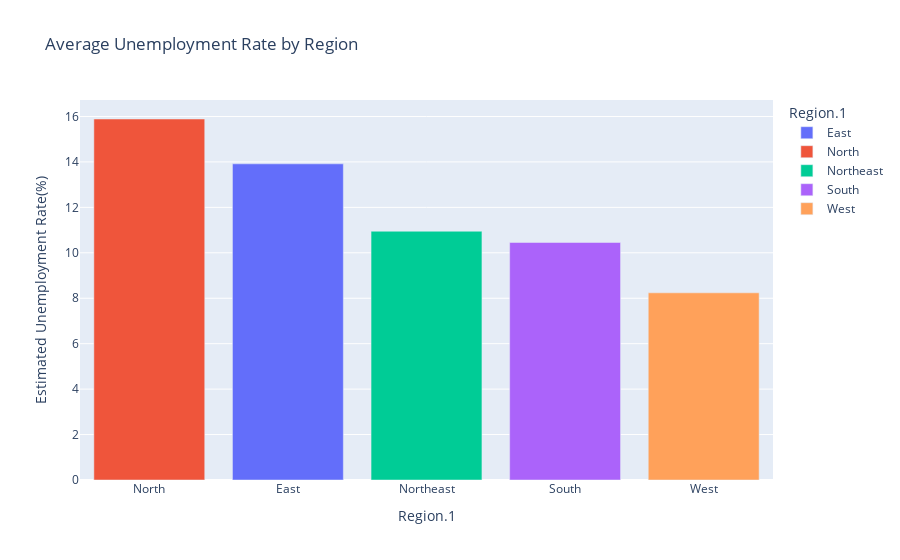

This figure's notebook cell:
### Code cell
import plotly.express as px
region = df.groupby(["Region.1"])[["Estimated Unemployment Rate(%)","Estimated Employed","Estimated Labour Participation Rate(%)"]].mean()
region = pd.DataFrame(region).reset_index()

fig = px.bar(region, x="Region.1", y="Estimated Unemployment Rate(%)", color="Region.1", title="Average Unemployment Rate by Region")
fig.update_layout(xaxis={'categoryorder':'total descending'})
fig.show()

### Figure 1 — Plotly figure (JSON) as saved in the notebook; plotly's stock layout.template omitted (floating-point values rounded to 4 significant figures)
{"data": [{"alignmentgroup": "True", "hovertemplate": "Region.1=%{x}<br>Estimated Unemployment Rate(%)=%{y}<extra></extra>", "legendgroup": "East", "marker": {"color": "#636efa", "pattern": {"shape": ""}}, "name": "East", "offsetgroup": "East", "orientation": "v", "showlegend": true, "textposition": "auto", "type": "bar", "x": ["East"], "xaxis": "x", "y": [13.92], "yaxis": "y"}, {"alignmentgroup": "True", "hovertemplate": "Region.1=%{x}<br>Estimated Unemployment Rate(%)=%{y}<extra></extra>", "legendgroup": "North", "marker": {"color": "#EF553B", "pattern": {"shape": ""}}, "name": "North", "offsetgroup": "North", "orientation": "v", "showlegend": true, "textposition": "auto", "type": "bar", "x": ["North"], "xaxis": "x", "y": [15.89], "yaxis": "y"}, {"alignmentgroup": "True", "hovertemplate": "Region.1=%{x}<br>Estimated Unemployment Rate(%)=%{y}<extra></extra>", "legendgroup": "Northeast", "marker": {"color": "#00cc96", "pattern": {"shape": ""}}, "name": "Northeast", "offsetgroup": "Northeast", "orientation": "v", "showlegend": true, "textposition": "auto", "type": "bar", "x": ["Northeast"], "xaxis": "x", "y": [10.95], "yaxis": "y"}, {"alignmentgroup": "True", "hovertemplate": "Region.1=%{x}<br>Estimated Unemployment Rate(%)=%{y}<extra></extra>", "legendgroup": "South", "marker": {"color": "#ab63fa", "pattern": {"shape": ""}}, "name": "South", "offsetgroup": "South", "orientation": "v", "showlegend": true, "textposition": "auto", "type": "bar", "x": ["South"], "xaxis": "x", "y": [10.45], "yaxis": "y"}, {"alignmentgroup": "True", "hovertemplate": "Region.1=%{x}<br>Estimated Unemployment Rate(%)=%{y}<extra></extra>", "legendgroup": "West", "marker": {"color": "#FFA15A", "pattern": {"shape": ""}}, "name": "West", "offsetgroup": "West", "orientation": "v", "showlegend": true, "textposition": "auto", "type": "bar", "x": ["West"], "xaxis": "x", "y": [8.239], "yaxis": "y"}], "layout": {"barmode": "relative", "legend": {"title": {"text": "Region.1"}, "tracegroupgap": 0}, "title": {"text": "Average Unemployment Rate by Region"}, "xaxis": {"anchor": "y", "categoryarray": ["East", "North", "Northeast", "South", "West"], "categoryorder": "total descending", "domain": [0, 1], "title": {"text": "Region.1"}}, "yaxis": {"anchor": "x", "domain": [0, 1], "title": {"text": "Estimated Unemployment Rate(%)"}}}}
